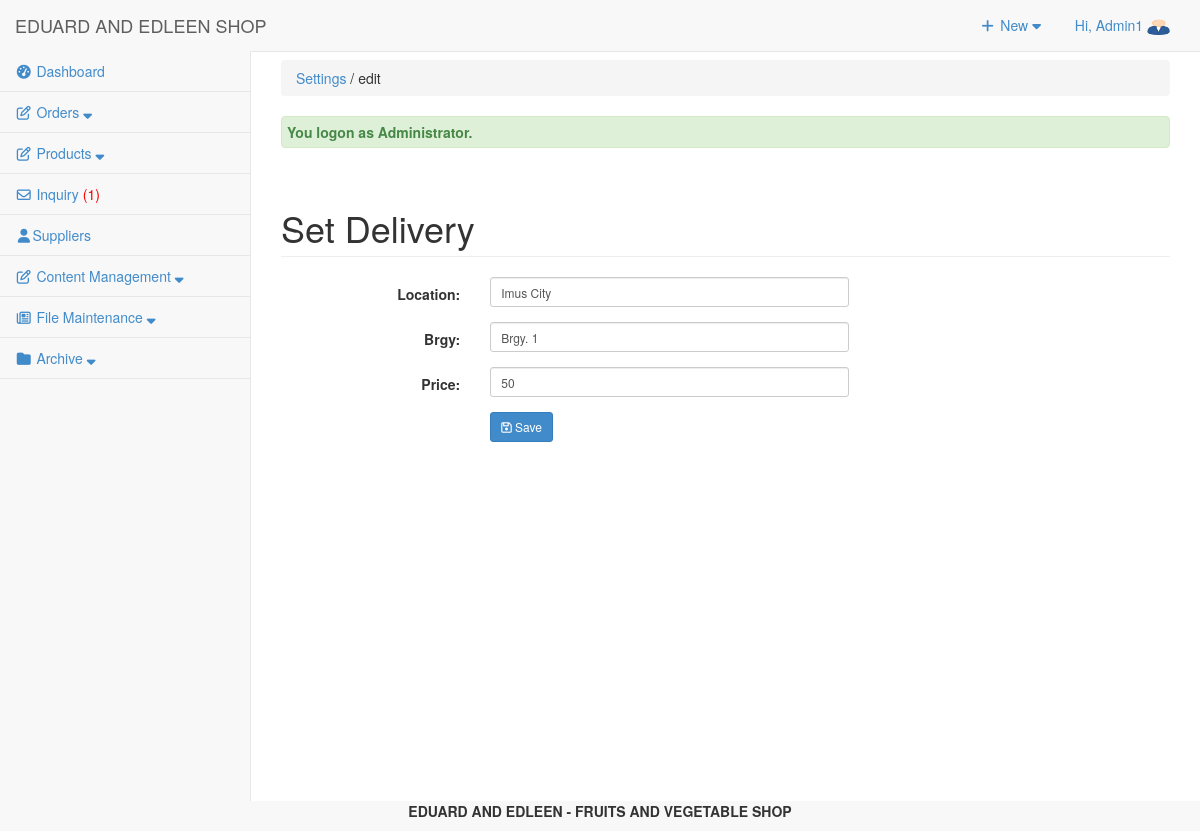
Screenshot of /admin/settings/index.php?view=edit&id=1 (signed in) with the database file from the repository.
### tables this page shows
CREATE TABLE `tbluseraccount` (
  `USERID` int(11) NOT NULL,
  `U_NAME` varchar(122) NOT NULL,
  `U_USERNAME` varchar(122) NOT NULL,
  `U_PASS` varchar(122) NOT NULL,
  `U_ROLE` varchar(30) NOT NULL,
  `USERIMAGE` varchar(255) NOT NULL,
  `U_STATUS` varchar(255) NOT NULL DEFAULT 'Active'
);

CREATE TABLE `tblsetting` (
  `SETTINGID` int(11) NOT NULL,
  `PLACE` text NOT NULL,
  `BRGY` varchar(90) NOT NULL,
  `DELPRICE` double NOT NULL
);

### admin/settings/index.php (called while the page is built, shortened)
<?php
require_once("../../include/initialize.php");
$view = (isset($_GET['view']) && $_GET['view'] != '') ? $_GET['view'] : '';
$header=$view;
$title="Settings";
require_once ("../theme/templates.php");
?>

### include/database.php (called while the page is built, shortened)
<?php
class Database {
	var $sql_string = '';
	private $conn;
	public function open_connection() {
		$this->conn = mysqli_connect(server,user,pass);
		if(!$this->conn){
			echo "Problem in database connection! Contact administrator!";
			exit();
		}else{
			$db_select = mysqli_select_db($this->conn,database_name);
		}
	}
	function setQuery($sql='') {
		$this->sql_string=$sql;
	}
	function executeQuery() {
		$result = mysqli_query($this->conn,$this->sql_string);
		return $result;
	}
	private function confirm_query($result) {
		return $result;
	}
	function loadSingleResult() {
		$cur = $this->executeQuery();
		while ($row = mysqli_fetch_object($cur)) {
		return $data = $row;
		}
	}
	public function num_rows($result_set) {
		return mysqli_num_rows($result_set);
	}
}
$mydb = new Database();
?>

### include/accounts.php (called while the page is built, shortened)
<?php
require_once(LIB_PATH.DS.'database.php');
class User {
	protected static  $tblname = "tbluseraccount";
	function single_user($id=""){
			global $mydb;
			$mydb->setQuery("SELECT * FROM ".self::$tblname."
				Where USERID= '{$id}' LIMIT 1");
			$cur = $mydb->loadSingleResult();
			return $cur;
	}
}
?>

### include/settings.php (called while the page is built, shortened)
<?php
require_once(LIB_PATH.DS.'database.php');
class Setting {
	protected static  $tblname = "tblsetting";
	function single_setting($id=""){
			global $mydb;
			$mydb->setQuery("SELECT * FROM ".self::$tblname."
				Where SETTINGID= '{$id}' LIMIT 1");
			$cur = $mydb->loadSingleResult();
			return $cur;
	}
}
?>

### admin/settings/setDeliveryFee.php (the view, shortened to what this page needs)
<?php
 if (isset($_GET['id'])){
  @$ID = $_GET['id'];
  $setting = New Setting();
  $set = $setting->single_setting($ID);
 ?>
<form class="form-horizontal span6" action="controller.php?action=edit" method="POST" enctype="multipart/form-data"    >
 <div class="row">
         <div class="col-lg-12">
            <h1 class="page-header">Set Delivery</h1>
          </div>
       </div>
                 <div class="form-group">
                    <div class="col-md-8">
                      <label class="col-md-4 control-label" for=
                      "PLACE">Location:</label>
                      <div class="col-md-8">
                             <input class="form-control input-sm" id="PLACE" name="PLACE" placeholder=
                            "Location" type="text" value="<?php echo $set->PLACE ?>">
                      </div>
                    </div>
                  </div>
                  <div class="form-group">
                    <div class="col-md-8">
                      <label class="col-md-4 control-label" for=
                      "BRGY">Brgy:</label>
                      <div class="col-md-8">
                             <input class="form-control input-sm" id="BRGY" name="BRGY" placeholder=
                            "Location" type="text" value="<?php echo $set->BRGY ?>">
                      </div>
                    </div>
                  </div>
                  <div class="form-group">
                    <div class="col-md-8">
                      <label class="col-md-4 control-label" for=
                      "DELPRICE">Price:</label>
                      <div class="col-md-8">
                             <input class="form-control input-sm" id="DELPRICE" name="DELPRICE" placeholder=
                            "Delivery Price" type="text" value="<?php echo $set->DELPRICE ?>">
                      </div>
                    </div>
                  </div>
             <div class="form-group">
                    <div class="col-md-8">
                      <label class="col-md-4 control-label" for=
                      "idno"></label>
                      <div class="col-md-8">
                        <button class="btn  btn-primary btn-sm" name="save" type="submit" ><span class="fa fa-save fw-fa"></span> Save</button>
                      </div>
                    </div>
                  </div>
        </form>
<?php   }
?>

### admin/theme/templates.php (shortened to what this page needs)
<!DOCTYPE html>
<html lang="en">
<head>
<link href="<?php echo web_root; ?>admin/css/bootstrap.min.css" rel="stylesheet">
<link href="<?php echo web_root; ?>admin/css/metisMenu.min.css" rel="stylesheet">
<link href="<?php echo web_root; ?>admin/css/timeline.css" rel="stylesheet">
<link href="<?php echo web_root; ?>admin/css/sb-admin-2.css" rel="stylesheet">
<link href="<?php echo web_root; ?>admin/font/css/font-awesome.min.css" rel="stylesheet" type="text/css">
<link href="<?php echo web_root; ?>admin/font/font-awesome.min.css" rel="stylesheet" type="text/css">
<link href="<?php echo web_root; ?>admin/css/dataTables.bootstrap.css" rel="stylesheet">
<link href="<?php echo web_root; ?>css/bootstrap-datetimepicker.min.css" rel="stylesheet" media="screen">
<link href="<?php echo web_root; ?>css/datepicker.css" rel="stylesheet" media="screen">
<link href="<?php echo web_root; ?>admin/css/costum.css" rel="stylesheet">
<link href="<?php echo web_root; ?>admin/css/ekko-lightbox.css" rel="stylesheet">
</head>
  <?php
    $query = "SELECT * FROM tblsummary WHERE ORDEREDSTATS = 'Pending'";
    $mydb->setQuery($query);
    $query = "SELECT * FROM tblinquiry WHERE INQSTATUS = 'NEW'";
    $mydb->setQuery($query);
    $cur = $mydb->executeQuery();
    $rowscount = $mydb->num_rows($cur);
    $res = isset($rowscount)? $rowscount : 0;
    if($res>0){
    $inquiry = '<span style="color:red;">('.$res.')</span>';
    }else{
        $inquiry = '<span> ('.$res.')</span>';
    }
?>
<body>
   <div id="wrapper">
        <nav class="navbar navbar-default navbar-static-top  " role="navigation" style="margin-bottom: 0">
            <div class="navbar-header">
                 <a class="navbar-brand"  href="<?php echo web_root; ?>admin/index.php" >EDUARD AND EDLEEN SHOP</a>
            </div>
            <ul class="nav navbar-top-links navbar-right">
                 <li class="dropdown">
                    <a class="dropdown-toggle" data-toggle="dropdown" href="#">
                        <i class="fa fa-plus fa-fw"></i> New  <i class="fa fa-caret-down"></i>
                    </a>
                </li>
<?php
 $user = New User();
$singleuser = $user->single_user($_SESSION['USERID']);
?>
                <li class="dropdown">
                    <a class="dropdown-toggle" data-toggle="dropdown" href="#">
                        Hi, <?php echo $_SESSION['U_NAME']; ?> <img title="profile image" width="23px" height="17px" src="<?php echo web_root.'admin/user/'.$singleuser ->USERIMAGE ?>">
                    </a>
                </li>
            </ul>
            <div class="navbar-default sidebar" role="navigation">
                <div class="sidebar-nav navbar-collapse">
                    <ul class="nav" id="side-menu">
                        <li>
                             <a href="<?php echo web_root; ?>admin/dashboard/"><i class="fa fa-tachometer fa-fw"></i>  Dashboard </a>
                        </li>
                        <li class="nav-item">
                            <a class="nav-link" data-toggle="collapse" href="#collapseExample4" aria-expanded="false" aria-controls="collapseExample">
                                <i class="fa fa-pencil-square-o fa-fw"></i><span class="menu-orders"> Orders <i class="fa fa-sort-down"></i></span>
                            </a>
                        </li>
                        <li class="nav-item">
                            <a class="nav-link" data-toggle="collapse" href="#collapseExample5" aria-expanded="false" aria-controls="collapseExample">
                                <i class="fa fa-pencil-square-o fa-fw"></i><span class="menu-title"> Products <i class="fa fa-sort-down"></i></span>
                            </a>
                        </li>
                        <li>
                             <a href="<?php echo web_root; ?>admin/inquiry/" ><i class="fa fa-envelope-o fa-fw"></i>  Inquiry <?php echo $inquiry; ?></a>
                        </li>
                        <li>
                             <a href="<?php echo web_root; ?>admin/supplier/" ><i class="fa fa-user fa-fw"></i>Suppliers</a>
                        </li>
                        <li class="nav-item">
                            <a class="nav-link" data-toggle="collapse" href="#collapseExample1" aria-expanded="false" aria-controls="collapseExample">
                                <i class="fa fa-pencil-square-o fa-fw"></i><span class="menu-title"> Content Management <i class="fa fa-sort-down"></i></span>
                            </a>
                        </li>
                        <li class="nav-item">
                            <a class="nav-link" data-toggle="collapse" href="#collapseExample3" aria-expanded="false" aria-controls="collapseExample">
                                <i class="fa fa-newspaper-o fa-fw"></i><span class="menu-title"> File Maintenance <i class="fa fa-sort-down"></i></span>
                            </a>
                        </li>
                        <?php if ($_SESSION['U_ROLE']=='Administrator') {
                        ?>
                        <li class="nav-item">
                            <a class="nav-link" data-toggle="collapse" href="#collapseExample2" aria-expanded="false" aria-controls="collapseExample">
                                <i class="fa fa-folder fa-fw"></i><span class="menu-title"> Archive <i class="fa fa-sort-down"></i></span>
                            </a>
                        </li>
                 <?php }  ?>
                    </ul>
                </div>
            </div>
        </nav>
  <div id="page-wrapper">
            <div class="row" >
                <div class="col-lg-12">
                    <?php
                    if ($title<>'Dashboard'){
                       echo   '<p class="breadcrumb" style="margin-top: 8px;">
                        <a href="index.php" title="'. $title.'" >'. $title.'</a>
                        '.(isset($header) ? ' / '. $header : '').'  </p>'  ;
                    } ?>
                  <?php require_once $content; ?>
                </div>
            </div>
        </div>
    </div>
</body>
      <footer><p  style="text-align: center;font-weight: bold;"> EDUARD AND EDLEEN - FRUITS AND VEGETABLE SHOP </p></footer>
</html>

### admin/css/sb-admin-2.css (style rules this page uses)
body { background-color: #f8f8f8; }
#wrapper { width: 100%; }
#page-wrapper { padding: 0 15px; min-height: 568px; background-color: #fff; }
@media (min-width:768px) { #page-wrapper { position: inherit; margin: 0 0 0 250px; padding: 0 30px; border-left: 1px solid #e7e7e7; } }
.navbar-top-links { margin-right: 0; }
.navbar-top-links li { display: inline-block; }
.navbar-top-links li:last-child { margin-right: 15px; }
.navbar-top-links li a { padding: 15px; min-height: 50px; }
.sidebar .sidebar-nav.navbar-collapse { padding-right: 0; padding-left: 0; }
.sidebar ul li { border-bottom: 1px solid #e7e7e7; }
@media (min-width:768px) { .sidebar { z-index: 1; position: absolute; width: 250px; margin-top: 51px; } }

### rows the page displays
tbluseraccount: USERIMAGE (picture)
tblsetting: PLACE "Imus City", BRGY "Brgy. 1", DELPRICE "50"

### other values shown
$_SESSION['U_NAME'] "Admin1"
$res "1"
$title "Settings"
$header "edit"
$_SESSION['message'] "You logon as Administrator."
